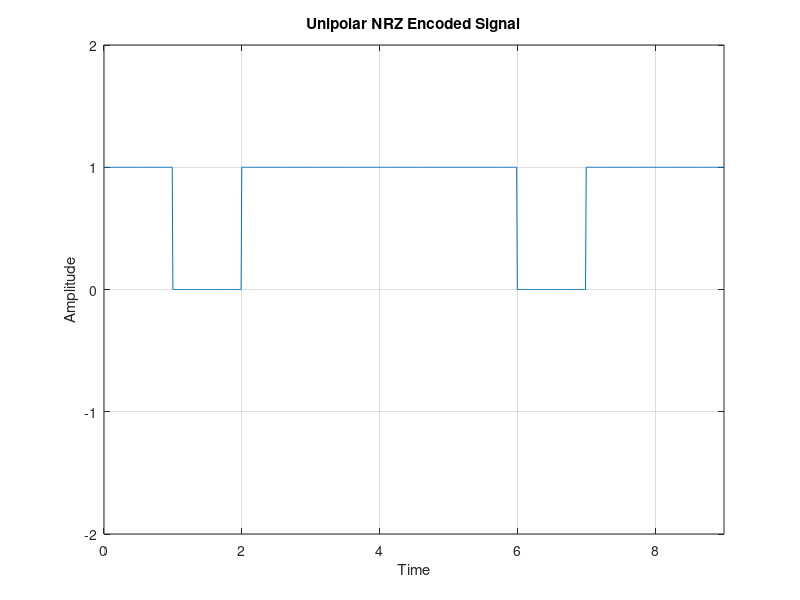

This figure's MATLAB source:
clear;
clc;
b = [1 0 1 1 1 1 0 1 1];
n = length(b);
t = 0:0.01:n;
for i = 1:n
bw(i*100:(i+1)*100) = b(i);
end
bw = bw(100:end);
subplot(1,1,1)
plot(t,bw)
grid on;
axis([0 n -2 +2])
title('Unipolar NRZ Encoded Signal')
xlabel('Time')
ylabel('Amplitude')
